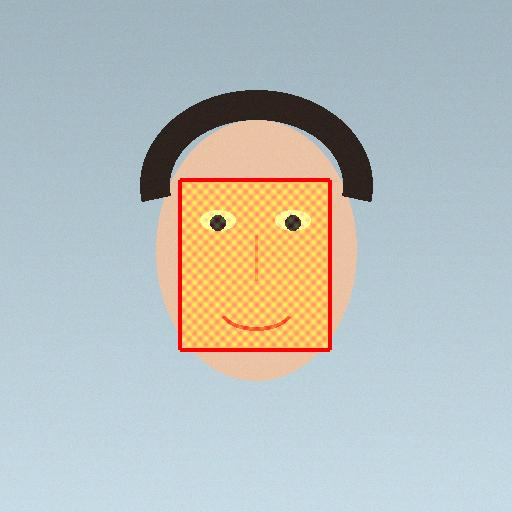
#> input picture backend/samples/sample_manipulated_portrait.jpg, 512 x 512 px; its folder holds only this picture in this run
$ python -i cnn.py   (imports and definitions only)   (older library calls are emulated)
#> lines starting #> are read from the running program, lines starting #| are printed output that depends on the picture
#> further down, picture is the input picture: shape (512, 512, 3); mean B, G, R 188.4, 190.6, 185
import io
import os
import cv2
import numpy as np
from PIL import Image, ImageChops
from typing import Dict, Any, List, Tuple
from .preprocessing import PreprocessedMedia

# Optional ONNX Model Path for Deep Learning Splicing / Deepfake Classifiers
MODELS_DIR = os.path.join(os.path.dirname(os.path.dirname(os.path.abspath(__file__))), "models")
ONNX_MODEL_PATH = os.path.join(MODELS_DIR, "deepfake_detector.onnx")


# [241 lines left out: functions run_visual_cnn_analysis, _compute_honest_noise_score, not called in this run]


def _compute_multi_scale_ela(bgr_frame: np.ndarray) -> Tuple[float, float, float, float, List[str], List[str]]:
    """
    Multi-Scale Error Level Analysis (ELA) measuring JPEG compression disparity across Q=75, Q=85, Q=95.
    Accounts for WhatsApp compression, screenshots, and global recompression:
    If the entire image exhibits similar compression behavior, it is treated as NORMAL.
    Only localized patches with statistically disparate recompression are flagged as SUSPICIOUS.
    """
    evidence = []
    auth_support = []
    try:
        rgb_img = Image.fromarray(cv2.cvtColor(bgr_frame, cv2.COLOR_BGR2RGB))
        h, w = bgr_frame.shape[:2]
#> h = 512; w = 512

        gray_frame = cv2.cvtColor(bgr_frame, cv2.COLOR_BGR2GRAY)
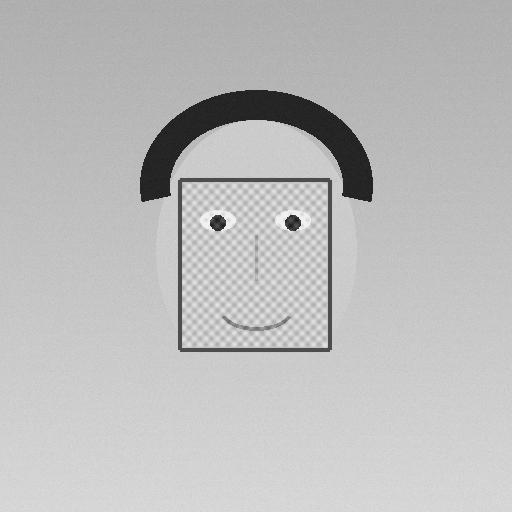
#> gray_frame: shape (512, 512); min 1, max 250, mean 188.6
        qualities = [75, 85, 95]
        scale_block_disparities = []
        scale_variances = []
        max_block_vars = []

        for q in qualities:
            buf = io.BytesIO()
            rgb_img.save(buf, format="JPEG", quality=q)
            buf.seek(0)
            resaved_img = Image.open(buf)

            diff = ImageChops.difference(rgb_img, resaved_img)
            diff_arr = np.array(diff, dtype=np.float32)
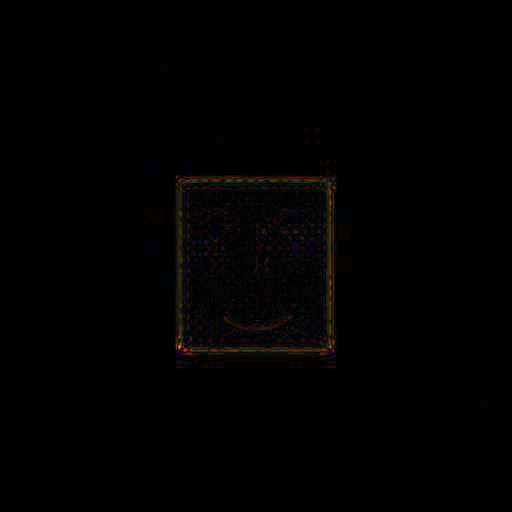
#> diff_arr: shape (512, 512, 3) float32; mean R, G, B 0.4, 0.3, 0.2; drawn with min black and max white
            variance = float(np.var(diff_arr))
#> variance = 1.71
            scale_variances.append(variance)

            block_rel_vars = []
            if h >= 64 and w >= 64:
                for by in range(0, h - 32, 32):
                    for bx in range(0, w - 32, 32):
                        b_gray = gray_frame[by:by+32, bx:bx+32]
                        grad_var = float(cv2.Laplacian(b_gray, cv2.CV_64F).var())
                        if grad_var > 15.0:  # Has structured texture
                            block = diff_arr[by:by+32, bx:bx+32]
                            ela_var = float(np.var(block))
                            rel_ela = ela_var / (grad_var + 25.0)
                            block_rel_vars.append(rel_ela)
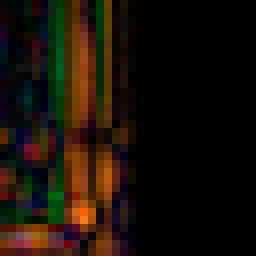
#> block: shape (32, 32, 3) float32 (shown 8 times larger); mean R, G, B 3.7, 2.5, 1.2; drawn with min black and max white
#> after the loop, block_rel_vars = 56 values, max 0.013 at index 50, min 0 at index 0, mean 0.0042

            if len(block_rel_vars) >= 4:
                b_arr = np.array(block_rel_vars)
#> b_arr has the same summary as block_rel_vars
                p95 = float(np.percentile(b_arr, 95))
#> p95 = 0.0128
                p50 = float(np.percentile(b_arr, 50))
#> p50 = 0.00259
                disp = p95 / (p50 + 1e-4)
#> disp = 4.78
                max_b_var = float(np.max(b_arr))
#> max_b_var = 0.013
            else:
                disp = 1.0
                max_b_var = variance

            scale_block_disparities.append(disp)
            max_block_vars.append(max_b_var)

        avg_disp = float(np.mean(scale_block_disparities))
#> avg_disp = 8.14
        max_disp = float(np.max(scale_block_disparities))
#> max_disp = 10.47
        primary_var = float(scale_variances[1])  # Q=85
#> primary_var = 2.74
        primary_max_block_var = float(max_block_vars[1])
#> primary_max_block_var = 0.0555

        suspicion = 0.08
        if max_disp > 8.0 and primary_max_block_var > 0.09 and primary_var > 0.60:
            suspicion = float(min(0.92, 0.65 + (max_disp * 0.02)))
            evidence.append(f"Localized Error Level Analysis (ELA) compression disparity ({max_disp:.1f}x) detected across multi-scale compression levels.")
        elif max_disp > 5.0 and primary_max_block_var > 0.060 and primary_var > 0.50:
            suspicion = float(np.clip(0.50 + (max_disp * 0.02), 0.50, 0.75))
            evidence.append(f"Localized Error Level Analysis (ELA) compression disparity ({max_disp:.1f}x) observed between image regions.")
        else:
            auth_support.append(f"Uniform Error Level Analysis (ELA) response across multi-scale compression passes (disparity {avg_disp:.1f}x).")

        return suspicion, primary_var, primary_max_block_var, max_disp, evidence, auth_support
    except Exception:
        return 0.08, 10.0, 10.0, 1.0, [], []


# [66 lines left out: functions _compute_fft_splicing_score, _compute_resampling_edge_score, not called in this run]

>>> import cv2
>>> picture = cv2.imread('../samples/sample_manipulated_portrait.jpg')
>>> result = _compute_multi_scale_ela(picture)
#> result = 6 items
